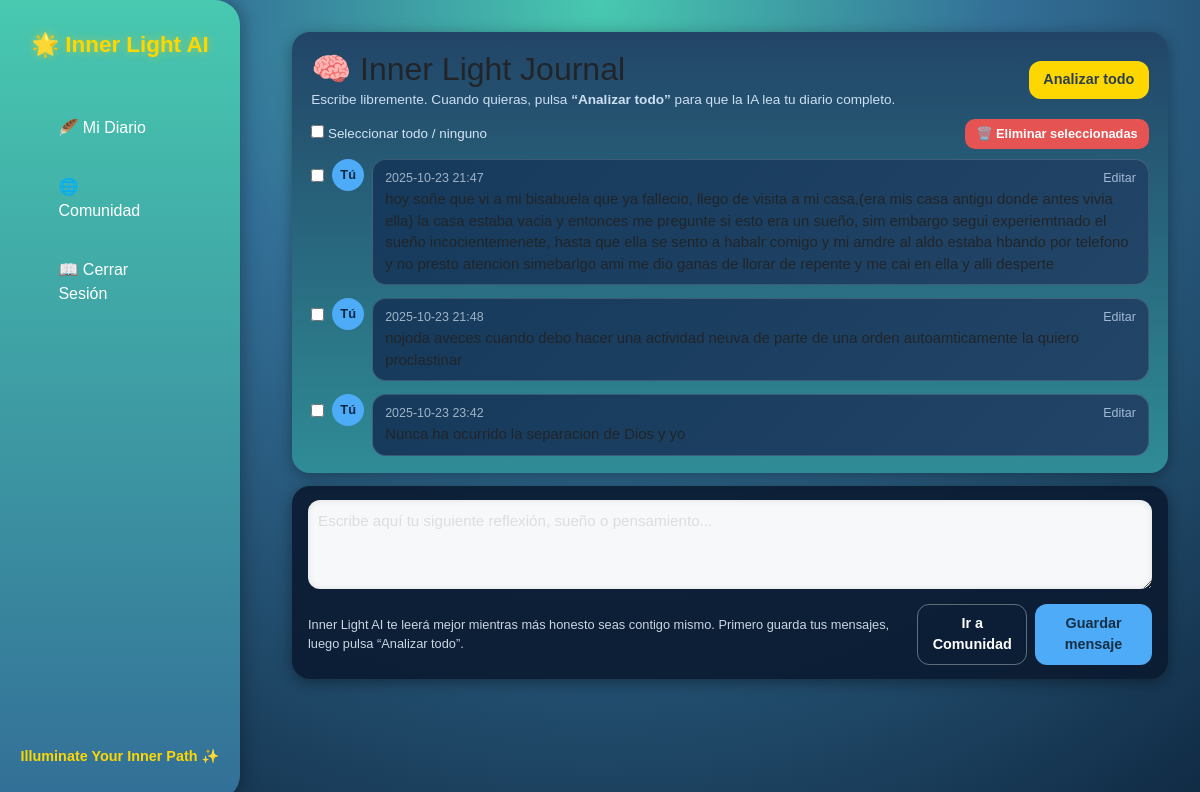
Before: /journal/ (signed in) with the older database file.
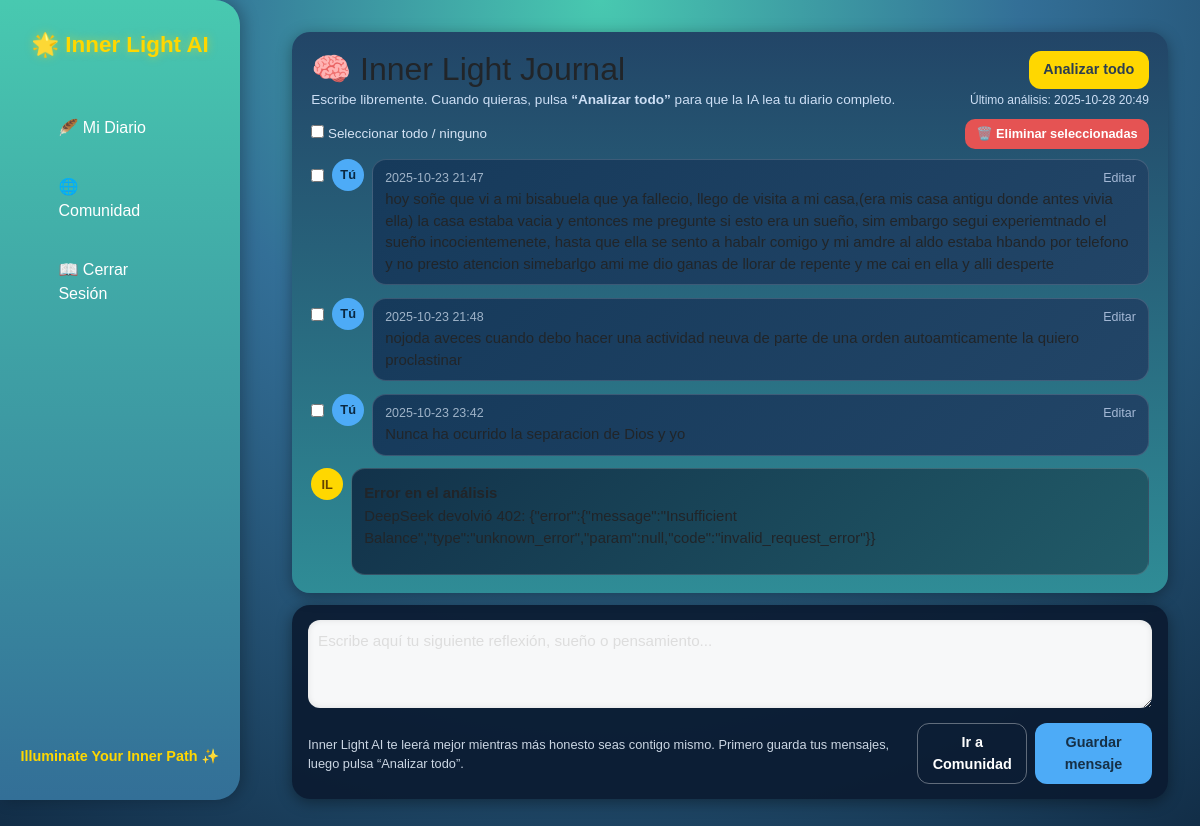
After: the same page with the newer database file.
### journal/models.py (models this page shows, shortened)
class JournalAnalysis(models.Model):
    user = models.ForeignKey(User, on_delete=models.CASCADE, related_name='journal_analyses')
    result_json = models.TextField()
    created_at = models.DateTimeField(auto_now_add=True)
    class Meta:
        ordering = ['-created_at']

### journal/views.py (the view, shortened to what this page needs)
# urls.py: path("", views.journal_list, name="list"),
@login_required
def journal_list(request):
    entries = JournalEntry.objects.filter(user=request.user).order_by('created_at')
    last_analysis_obj = JournalAnalysis.objects.filter(user=request.user).first()
    analysis_data = None
    analysis_warning = None
    analysis_error = None
    last_analysis_dt = None
    if last_analysis_obj:
        last_analysis_dt = last_analysis_obj.created_at
        try:
            parsed = json.loads(last_analysis_obj.result_json) if last_analysis_obj.result_json else {}
            if isinstance(parsed, dict):
                analysis_warning = parsed.pop('_warning', None)
                analysis_error = parsed.pop('_error', None)
                analysis_data = parsed
        except Exception:
            analysis_error = "No se pudo leer el resultado del análisis."
            analysis_data = None
    return render(request, 'journal/journal_list.html', {
        'entries': entries,
        'analysis_data': analysis_data,
        'analysis_warning': analysis_warning,
        'analysis_error': analysis_error,
        'last_analysis_dt': last_analysis_dt,
    })

### journal/templates/journal/journal_list.html (shortened to what this page needs)
{% extends "journal/base_journal.html" %}
{% block content %}
<div class="sidebar">
  <h2>🌟 Inner Light AI</h2>
  <nav>
    <a href="{% url 'journal:list' %}">🪶 Mi Diario</a>
    <a href="{% url 'journal:community' %}">🌐 Comunidad</a>
    <a href="{% url 'logout' %}">📖 Cerrar Sesión</a>
  </nav>
  <div class="footer">Illuminate Your Inner Path ✨</div>
</div>
<div class="content">
  <div class="shell">
    <div class="card">
      <div style="display:flex; justify-content:space-between; align-items:center; margin-bottom:.5rem;">
        <div>
          <h2 style="margin:0;">🧠 Inner Light Journal</h2>
          <p style="margin:.15rem 0 0; font-size:.85rem; color:#cddff5;">
            Escribe libremente. Cuando quieras, pulsa <strong>“Analizar todo”</strong> para que la IA lea tu diario completo.
          </p>
        </div>
        <div style="text-align:right;">
          <a class="btn secondary" href="{% url 'journal:analyze' %}">Analizar todo</a>
          {% if last_analysis_dt %}
            <div style="font-size:.75rem; color:#cddff5; margin-top:.15rem;">
              Último análisis: {{ last_analysis_dt|date:"Y-m-d H:i" }}
            </div>
          {% endif %}
        </div>
      </div>
      <form method="post" action="{% url 'journal:entries_bulk_delete' %}" id="bulk-delete-form">
        <div class="bulk-toolbar">
          <div>
            <label>
              <input type="checkbox" id="select-all-checkbox">
              Seleccionar todo / ninguno
            </label>
          </div>
          <div>
            <button type="submit" class="btn-danger" onclick="return confirm('¿Eliminar todas las entradas seleccionadas?');">
              🗑️ Eliminar seleccionadas
            </button>
          </div>
        </div>
        <div class="chat-thread">
          {% if entries %}
            {% for e in entries %}
              <div class="chat-message">
                <div class="entry-checkbox">
                  <input type="checkbox" name="selected_entries" value="{{ e.id }}" class="entry-checkbox-item">
                </div>
                <div class="chat-avatar user">Tú</div>
                <div class="chat-bubble">
                  <div class="chat-meta">
                    <span>{{ e.created_at|date:"Y-m-d H:i" }}</span>
                    <span class="entry-tools">
                      <a href="{% url 'journal:entry_edit' e.id %}">Editar</a>
                    </span>
                  </div>
                  <div>{{ e.content }}</div>
                </div>
              </div>
            {% endfor %}
          {% endif %}
          {% if analysis_error %}
            <div class="chat-message">
              <div class="chat-avatar ai">IL</div>
              <div class="chat-bubble ai">
                <div class="section-title">Error en el análisis</div>
                <p>{{ analysis_error }}</p>
              </div>
            </div>
          {% endif %}
        </div>
      </form>
    </div>
    <div class="input-card">
      <form method="post" action="">
        <textarea class="input" name="content" rows="3" placeholder="Escribe aquí tu siguiente reflexión, sueño o pensamiento..."></textarea>
        <div class="input-actions">
          <div class="input-hint">
            Inner Light AI te leerá mejor mientras más honesto seas contigo mismo.
            Primero guarda tus mensajes, luego pulsa “Analizar todo”.
          </div>
          <div style="display:flex; gap:.5rem;">
            <a class="btn ghost" href="{% url 'journal:community' %}">Ir a Comunidad</a>
            <button class="btn primary" type="submit">Guardar mensaje</button>
          </div>
        </div>
      </form>
    </div>
  </div>
</div>
{% endblock %}

Changed rows visible on the page:
added JournalAnalysis: created_at "2025-10-28 20:49"
Other visible differences:
{{ analysis_error }}: (not shown) → "DeepSeek devolvió 402: {\"error\":{\"message\":\"Insufficient Balance\",\"type\":\"unknown_error\",\"param\":null,\"code\":\"invalid_request_error\"}}"
text now shown: "Último análisis: IL"
